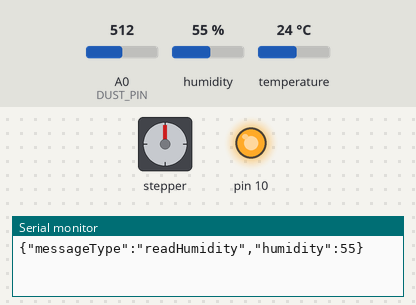
The sketch below on a simulated Arduino Uno, built with avr-gcc and run on an emulated ATmega328P. Shown: stepper motor, output pins drawn as LEDs (lit = HIGH), the last lines printed to the serial monitor. The test bench sets the inputs (shaded band); at power-on: A0 (DUST_PIN) = 512, humidity 55 %, temperature 24 °C. Stepper angles assume 2048 steps per turn; pins used as bus, display or sensor lines are not drawn.

Above: at 1.2 s.
1.3 s: A0 (DUST_PIN) set to 255
5.5 s: A0 (DUST_PIN) set to 230
At 6.46 s:
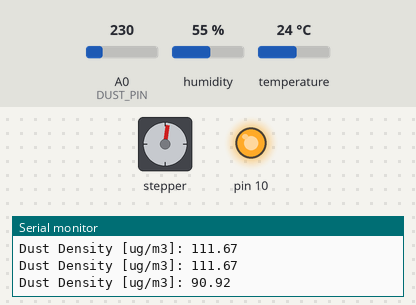
At 7.06 s:
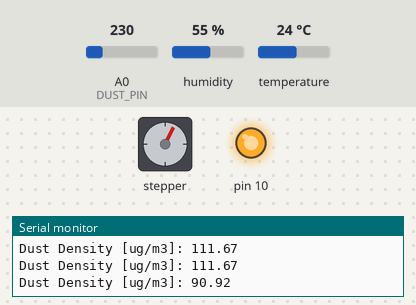
Timing chart, 0 to 19.6 s (numbered marks = the images above; inputs shaded):
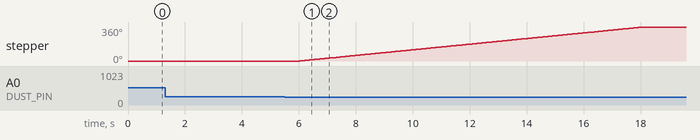

Measured:
- the behaviour switches between 241 and 240 on A0 (DUST_PIN) (found by bisection; images 0 and 1)
- after the input at 5.5 s, stepper: turns 360° clockwise in 12.1 s, starting after 0.53 s

The sketch:

dustNhuminity.ino
```cpp
#include <DHT.h>
#include <SPI.h>
#include <MFRC522.h>
#include <ArduinoJson.h>
#include <Stepper.h>

#define DHT_PIN 2       // 습도센서
#define DHT_TYPE DHT11  // 습도센서
#define DUST_PIN A0     // 미세먼지센서
#define DUST_LED_PIN 12
#define DUST_SAMPLING 280
#define DUST_WAITING 40
#define DUST_STOPTIME 9680

#define SS_PIN 9   // SDA - RFID
#define RST_PIN 8  // RST - RFID

#define no_dust 0.35                     // 초기값
const int stepvalue = 2048;              //1024는 180도 회전 / 2048은 1바퀴, 4096은 2바퀴
Stepper stepper(stepvalue, 3, 5, 4, 6);  // 스텝모터 객체 핀 번호
int state = 0, now_state = 0;            // 창문이 닫혀있으면 0, 열려있으면 1
// boolean setdir = LOW;                    // Set Direction


int Relaypin = 8;  // 릴레이 핀 3번

MFRC522 rfid(SS_PIN, RST_PIN);
MFRC522::MIFARE_Key key;

DHT dht(DHT_PIN, DHT_TYPE);
long dhtTimer = -60000;

float dustValue = 0;
float dustDensityung = 0;
long dustTimer = -60000;


char serialBuffer[128];
int serialBufferIndex = 0;

bool ledStatus = false;
long ledTimer = 0;

long time;
long DUST_time;


void setup() {
  stepper.setSpeed(5);  // 모터 속도 / 분당 회전수

  pinMode(Relaypin, OUTPUT);

  time = millis();
  DUST_time = time;

  Serial.begin(9600);
  while (!Serial) {
    ;
  }

  // Start Init LED PIN
  pinMode(LED_BUILTIN, OUTPUT);
  digitalWrite(LED_BUILTIN, LOW);

  // Start Init Serial Buffer
  memset(serialBuffer, 0, 128);

  // Start Init DHT
  dht.begin();

  pinMode(DUST_LED_PIN, OUTPUT);

  // Start Init RFID Module
  SPI.begin();
  rfid.PCD_Init();
  for (byte i = 0; i < 6; i++) {
    key.keyByte[i] == 0xFF;
  }
}

void loop() {

  checkSerial();
  checkDHT();
  checkDust();
  checkLEDStatus();
}

void checkSerial() {
  if (Serial.available()) {
    serialBuffer[serialBufferIndex] = (char)Serial.read();

    if (serialBuffer[serialBufferIndex] == '\n') {
      handleSerialData();
      serialBufferIndex = 0;
    } else {
      serialBufferIndex++;
    }
  }
}

void handleSerialData() {

  DynamicJsonDocument doc(128);
  deserializeJson(doc, serialBuffer);

  if (doc["type"] == "rfid") {
    if (doc["result"] == 1) {
      digitalWrite(LED_BUILTIN, HIGH);
      ledStatus = true;
      ledTimer = millis();
    } else {
    }
  }
}

void checkLEDStatus() {
  if (ledStatus == true) {
    if (millis() > ledTimer + 5000) {
      // digitalWrite(LED_BUILTIN, LOW);
      ledStatus = false;
      ledTimer = 0;
    }
  }
}

void checkDHT() {
  if (millis() > dhtTimer + 60000) {
    dhtTimer = millis();
    float humidity = dht.readHumidity();

    DynamicJsonDocument doc(256);
    doc["messageType"] = "readHumidity";
    doc["humidity"] = humidity;
    serializeJson(doc, Serial);
    Serial.println();
    delay(1);

    if (humidity > 40) {
      digitalWrite(Relaypin, HIGH);
      delay(100);
    } else if (humidity < 40) {
      digitalWrite(Relaypin, LOW);
      delay(100);
    }
  }
}

void checkDust() {  // 미세먼지센서 값 받아온 후 2초 뒤에 다시 실행시킴. 그래야 쓰레기값 안 나옴!
  time = millis();  //아두이노 켜진시간 확인
  if (DUST_time + 2000 <= time) {
    DUST_time = time;

    digitalWrite(DUST_LED_PIN, LOW);
    delayMicroseconds(280);
    dustValue = analogRead(DUST_PIN);
    delayMicroseconds(40);
    digitalWrite(DUST_LED_PIN, HIGH);
    delayMicroseconds(9680);
    dustDensityung = (0.17 * (dustValue * (5.0 / 1024)) - 0.1) * 1000;

    Serial.println("Dust Density [ug/m3]: " + String(dustDensityung));

    if (dustDensityung < 100) {  // 창문이 닫힘 0, 열림 1
      state = 1;                 // 100이하면 state에 1대입
    }

    if (now_state == 1) {  // 창문이 열려 있는 상태에서 미세먼지가 높으면 state 0대입
      if (dustDensityung > 100) {
        state = 0;  // 5초가 측정한 데이터가 기준에 맞으면 state에 0대입
      }
    }

    if (state != now_state) {  // 상태가 바뀌었을 때
      if (state == 1) {        // 창문을 열기 위해서 시계 방향으로 회전
        stepper.step(stepvalue);
        Serial.println("state = 1");  // state = 열림
        Serial.println("open");
      } else {  // 창문을 닫기 위해서 반시계 방향으로 회전
        stepper.step(-stepvalue);
        Serial.println("close");
        Serial.println("state = 0");  // state =  닫힘
      }
      delay(1000);
    }
    now_state = state;
    delay(500);
  }
}
```
